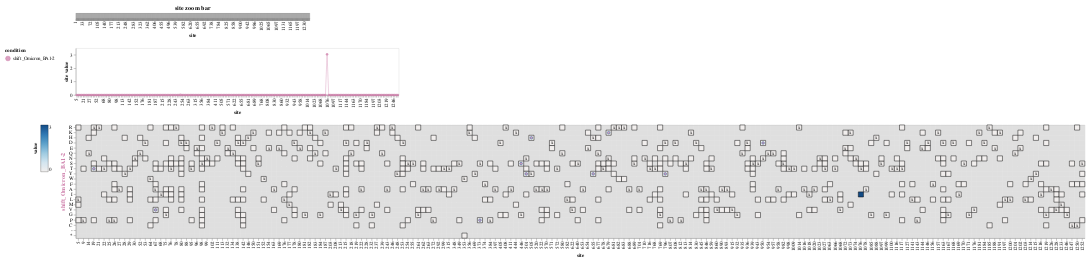

The notebook cell this image was saved under:
### Markdown cell above
Additionally, we offer the ability to interactively visualize a model's shift parameters using the `Model.mut_shift_plot()` method which calls to a modified function from the original `polyclonal.plot.lineplot_and_heatmap()` as seen [here](https://github.com/jbloomlab/polyclonal/blob/92fee4badb14e1db719074f202b4fab374dd0613/polyclonal/plot.py#L263). Currently, the heatmaps place an "X" at the wildtype for the reference sequence only. All non-identical wildtypes are marked with dot, on the respective shifts parameter heatmap, in the respective condition color at the correct wildtype position.

### Code cell
model.mut_param_heatmap()

### Figure 1 — Vega-Lite specification as saved in the notebook (floating-point values rounded to 4 significant figures; data arrays with more than 128 entries replaced by an {"elided": "..."} marker saying what was removed)
{"config": {"view": {"continuousWidth": 300, "continuousHeight": 300}, "axis": {"grid": false, "labelOverlap": "parity"}, "padding": 10}, "vconcat": [{"data": {"name": "data-28f7fd5488df1e98a6bdab15c0ec9d3a"}, "mark": {"type": "rect"}, "encoding": {"color": {"value": "gray"}, "tooltip": [{"field": "site", "type": "quantitative"}], "x": {"field": "site", "sort": {"field": "_stat_site_order", "order": "ascending"}, "type": "ordinal"}}, "height": 11, "name": "view_2", "title": "site zoom bar", "width": 500}, {"layer": [{"mark": {"type": "line", "opacity": 0.7, "size": 1}, "encoding": {"color": {"field": "condition", "legend": {"orient": "left"}, "scale": {"domain": ["shift_Omicron_BA1-2"], "range": ["#CC79A7"]}, "type": "nominal"}, "tooltip": [{"field": "site", "type": "quantitative"}, {"field": "condition", "type": "nominal"}, {"field": "_stat_site_val", "format": ".3g", "title": "site value", "type": "quantitative"}, {"field": "wildtype", "type": "nominal"}, {"field": "wildtype_shift_Omicron_BA1-2", "type": "nominal"}], "x": {"field": "site", "sort": {"field": "_stat_site_order", "order": "ascending"}, "type": "ordinal"}, "y": {"field": "_stat_site_val", "scale": {"zero": true}, "title": "site value", "type": "quantitative"}}, "name": "view_1", "transform": [{"lookup": "site", "from": {"data": {"name": "data-69a3404570eee1cf2ac8dab387934c88"}, "key": "site", "fields": ["wildtype", "wildtype_shift_Omicron_BA1-2", "_stat_site_order"]}}, {"calculate": "max(datum['value'],floor_at_zero['floor'])", "as": "_stat"}, {"joinaggregate": [{"op": "max", "field": "_stat", "as": "_stat_site_max"}], "groupby": ["site"]}, {"filter": "((datum['_stat_site_max'] >= (param_1['cutoff'] - 1e-06)) || (!isNumber(datum['_stat_site_max'])))"}, {"calculate": "(datum.wildtype !== datum.mutant)", "as": "_stat_not_wildtype"}, {"joinaggregate": [{"op": "max", "field": "_stat_not_wildtype", "as": "_stat_site_has_non_wildtype"}], "groupby": ["site"]}, {"filter": "datum['_stat_site_has_non_wildtype']"}, {"filter": {"param": "param_3"}}, {"aggregate": [{"op": "sum", "field": "_stat", "as": "_stat_sum"}, {"op": "mean", "field": "_stat", "as": "_stat_mean"}, {"op": "max", "field": "_stat", "as": "_stat_max"}, {"op": "min", "field": "_stat", "as": "_stat_min"}], "groupby": ["site", "wildtype", "wildtype_shift_Omicron_BA1-2", "_stat_site_order", "condition"]}, {"fold": ["_stat_sum", "_stat_mean", "_stat_max", "_stat_min"], "as": ["_stat_site_stat", "_stat_site_val"]}, {"filter": {"param": "site_stat"}}, {"calculate": "true", "as": "_stat_show_line"}, {"filter": {"param": "param_2"}}]}, {"mark": {"type": "circle", "opacity": 0.7}, "encoding": {"color": {"field": "condition", "legend": {"orient": "left"}, "scale": {"domain": ["shift_Omicron_BA1-2"], "range": ["#CC79A7"]}, "type": "nominal"}, "tooltip": [{"field": "site", "type": "quantitative"}, {"field": "condition", "type": "nominal"}, {"field": "_stat_site_val", "format": ".3g", "title": "site value", "type": "quantitative"}, {"field": "wildtype", "type": "nominal"}, {"field": "wildtype_shift_Omicron_BA1-2", "type": "nominal"}], "x": {"field": "site", "sort": {"field": "_stat_site_order", "order": "ascending"}, "type": "ordinal"}, "y": {"field": "_stat_site_val", "scale": {"zero": true}, "title": "site value", "type": "quantitative"}}, "transform": [{"lookup": "site", "from": {"data": {"name": "data-69a3404570eee1cf2ac8dab387934c88"}, "key": "site", "fields": ["wildtype", "wildtype_shift_Omicron_BA1-2", "_stat_site_order"]}}, {"calculate": "max(datum['value'],floor_at_zero['floor'])", "as": "_stat"}, {"joinaggregate": [{"op": "max", "field": "_stat", "as": "_stat_site_max"}], "groupby": ["site"]}, {"filter": "((datum['_stat_site_max'] >= (param_1['cutoff'] - 1e-06)) || (!isNumber(datum['_stat_site_max'])))"}, {"calculate": "(datum.wildtype !== datum.mutant)", "as": "_stat_not_wildtype"}, {"joinaggregate": [{"op": "max", "field": "_stat_not_wildtype", "as": "_stat_site_has_non_wildtype"}], "groupby": ["site"]}, {"filter": "datum['_stat_site_has_non_wildtype']"}, {"filter": {"param": "param_3"}}, {"aggregate": [{"op": "sum", "field": "_stat", "as": "_stat_sum"}, {"op": "mean", "field": "_stat", "as": "_stat_mean"}, {"op": "max", "field": "_stat", "as": "_stat_max"}, {"op": "min", "field": "_stat", "as": "_stat_min"}], "groupby": ["site", "wildtype", "wildtype_shift_Omicron_BA1-2", "_stat_site_order", "condition"]}, {"fold": ["_stat_sum", "_stat_mean", "_stat_max", "_stat_min"], "as": ["_stat_site_stat", "_stat_site_val"]}, {"filter": {"param": "site_stat"}}]}], "data": {"name": "data-9faf70905cfbf52bd0d55a97f6a51e8a"}, "height": 100, "width": 690}, {"vconcat": [{"layer": [{"mark": {"type": "rect", "color": "gray", "opacity": 0.25}, "encoding": {"x": {"field": "site", "sort": {"field": "_stat_site_order", "order": "ascending"}, "type": "ordinal"}, "y": {"field": "mutant", "scale": {"domain": ["R", "K", "H", "D", "E", "Q", "N", "S", "T", "Y", "W", "F", "A", "I", "L", "M", "V", "G", "P", "C", "-", "*"]}, "sort": ["R", "K", "H", "D", "E", "Q", "N", "S", "T", "Y", "W", "F", "A", "I", "L", "M", "V", "G", "P", "C", "-", "*"], "title": null, "type": "nominal"}}, "name": "view_3", "transform": [{"lookup": "site", "from": {"data": {"name": "data-69a3404570eee1cf2ac8dab387934c88"}, "key": "site", "fields": ["wildtype", "wildtype_shift_Omicron_BA1-2", "_stat_site_order"]}}, {"calculate": "max(datum['value'],floor_at_zero['floor'])", "as": "_stat"}, {"joinaggregate": [{"op": "max", "field": "_stat", "as": "_stat_site_max"}], "groupby": ["site"]}, {"filter": "((datum['_stat_site_max'] >= (param_1['cutoff'] - 1e-06)) || (!isNumber(datum['_stat_site_max'])))"}, {"calculate": "(datum.wildtype !== datum.mutant)", "as": "_stat_not_wildtype"}, {"joinaggregate": [{"op": "max", "field": "_stat_not_wildtype", "as": "_stat_site_has_non_wildtype"}], "groupby": ["site"]}, {"filter": "datum['_stat_site_has_non_wildtype']"}, {"filter": {"param": "param_3"}}, {"filter": "(datum['condition'] === 'shift_Omicron_BA1-2')"}, {"impute": "_stat_dummy", "key": "mutant", "groupby": ["site"], "keyvals": ["R", "K", "H", "D", "E", "Q", "N", "S", "T", "Y", "W", "F", "A", "I", "L", "M", "V", "G", "P", "C", "-", "*"], "value": null}]}, {"mark": {"type": "rect"}, "encoding": {"color": {"field": "_stat", "legend": {"gradientLength": 100, "gradientStrokeColor": "black", "gradientStrokeWidth": 0.5, "orient": "left", "title": "value", "titleOrient": "left"}, "scale": {"domainMax": 3.051, "domainMid": 0, "domainMin": {"expr": "floor_at_zero.floor"}, "nice": false, "scheme": "redblue", "type": "linear", "zero": true}, "type": "quantitative"}, "stroke": {"value": "black"}, "tooltip": [{"field": "site", "type": "nominal"}, {"field": "wildtype", "type": "nominal"}, {"field": "mutant", "type": "nominal"}, {"field": "value", "format": ".3g", "type": "quantitative"}, {"field": "condition", "type": "nominal"}, {"field": "beta", "format": ".3g", "type": "quantitative"}, {"field": "wildtype_shift_Omicron_BA1-2", "type": "nominal"}], "x": {"axis": {"labels": true, "ticks": true, "title": "site"}, "field": "site", "sort": {"field": "_stat_site_order", "order": "ascending"}, "type": "ordinal"}, "y": {"field": "mutant", "scale": {"domain": ["R", "K", "H", "D", "E", "Q", "N", "S", "T", "Y", "W", "F", "A", "I", "L", "M", "V", "G", "P", "C", "-", "*"]}, "sort": ["R", "K", "H", "D", "E", "Q", "N", "S", "T", "Y", "W", "F", "A", "I", "L", "M", "V", "G", "P", "C", "-", "*"], "title": null, "type": "nominal"}}, "title": {"text": "shift_Omicron_BA1-2", "anchor": "middle", "color": "#CC79A7", "orient": "left"}, "transform": [{"lookup": "site", "from": {"data": {"name": "data-69a3404570eee1cf2ac8dab387934c88"}, "key": "site", "fields": ["wildtype", "wildtype_shift_Omicron_BA1-2", "_stat_site_order"]}}, {"calculate": "max(datum['value'],floor_at_zero['floor'])", "as": "_stat"}, {"joinaggregate": [{"op": "max", "field": "_stat", "as": "_stat_site_max"}], "groupby": ["site"]}, {"filter": "((datum['_stat_site_max'] >= (param_1['cutoff'] - 1e-06)) || (!isNumber(datum['_stat_site_max'])))"}, {"calculate": "(datum.wildtype !== datum.mutant)", "as": "_stat_not_wildtype"}, {"joinaggregate": [{"op": "max", "field": "_stat_not_wildtype", "as": "_stat_site_has_non_wildtype"}], "groupby": ["site"]}, {"filter": "datum['_stat_site_has_non_wildtype']"}, {"filter": {"param": "param_3"}}, {"filter": "(datum['condition'] === 'shift_Omicron_BA1-2')"}]}, {"mark": {"type": "text", "color": "black", "text": "x"}, "encoding": {"x": {"field": "site", "sort": {"field": "_stat_site_order", "order": "ascending"}, "type": "ordinal"}, "y": {"field": "mutant", "scale": {"domain": ["R", "K", "H", "D", "E", "Q", "N", "S", "T", "Y", "W", "F", "A", "I", "L", "M", "V", "G", "P", "C", "-", "*"]}, "sort": ["R", "K", "H", "D", "E", "Q", "N", "S", "T", "Y", "W", "F", "A", "I", "L", "M", "V", "G", "P", "C", "-", "*"], "title": null, "type": "nominal"}}, "transform": [{"lookup": "site", "from": {"data": {"name": "data-69a3404570eee1cf2ac8dab387934c88"}, "key": "site", "fields": ["wildtype", "wildtype_shift_Omicron_BA1-2", "_stat_site_order"]}}, {"calculate": "max(datum['value'],floor_at_zero['floor'])", "as": "_stat"}, {"joinaggregate": [{"op": "max", "field": "_stat", "as": "_stat_site_max"}], "groupby": ["site"]}, {"filter": "((datum['_stat_site_max'] >= (param_1['cutoff'] - 1e-06)) || (!isNumber(datum['_stat_site_max'])))"}, {"calculate": "(datum.wildtype !== datum.mutant)", "as": "_stat_not_wildtype"}, {"joinaggregate": [{"op": "max", "field": "_stat_not_wildtype", "as": "_stat_site_has_non_wildtype"}], "groupby": ["site"]}, {"filter": "datum['_stat_site_has_non_wildtype']"}, {"filter": {"param": "param_3"}}, {"filter": "(datum.mutant === datum.wildtype)"}, {"filter": "(datum.wildtype === datum.mutant)"}]}, {"mark": {"type": "point", "fill": "#CC79A7"}, "encoding": {"x": {"field": "site", "sort": {"field": "_stat_site_order", "order": "ascending"}, "type": "ordinal"}, "y": {"field": "mutant", "scale": {"domain": ["R", "K", "H", "D", "E", "Q", "N", "S", "T", "Y", "W", "F", "A", "I", "L", "M", "V", "G", "P", "C", "-", "*"]}, "sort": ["R", "K", "H", "D", "E", "Q", "N", "S", "T", "Y", "W", "F", "A", "I", "L", "M", "V", "G", "P", "C", "-", "*"], "title": null, "type": "nominal"}}, "transform": [{"lookup": "site", "from": {"data": {"name": "data-69a3404570eee1cf2ac8dab387934c88"}, "key": "site", "fields": ["wildtype", "wildtype_shift_Omicron_BA1-2", "_stat_site_order"]}}, {"calculate": "max(datum['value'],floor_at_zero['floor'])", "as": "_stat"}, {"joinaggregate": [{"op": "max", "field": "_stat", "as": "_stat_site_max"}], "groupby": ["site"]}, {"filter": "((datum['_stat_site_max'] >= (param_1['cutoff'] - 1e-06)) || (!isNumber(datum['_stat_site_max'])))"}, {"calculate": "(datum.wildtype !== datum.mutant)", "as": "_stat_not_wildtype"}, {"joinaggregate": [{"op": "max", "field": "_stat_not_wildtype", "as": "_stat_site_has_non_wildtype"}], "groupby": ["site"]}, {"filter": "datum['_stat_site_has_non_wildtype']"}, {"filter": {"param": "param_3"}}, {"filter": "(datum['condition'] === 'shift_Omicron_BA1-2')"}, {"filter": "(datum['wildtype_shift_Omicron_BA1-2'] !== datum.wildtype)"}, {"filter": "(datum['wildtype_shift_Omicron_BA1-2'] === datum.mutant)"}]}], "height": {"step": 11}, "width": {"step": 11}}], "data": {"name": "data-9faf70905cfbf52bd0d55a97f6a51e8a"}, "resolve": {"scale": {"color": "shared", "x": "shared"}}, "spacing": 10}], "params": [{"name": "param_3", "select": {"type": "interval", "encodings": ["x"], "mark": {"stroke": "black", "strokeWidth": 2}}, "views": ["view_2", "view_1", "view_3"]}, {"name": "site_stat", "select": {"type": "point", "fields": ["_stat_site_stat"]}, "bind": {"input": "radio", "options": ["_stat_sum", "_stat_mean", "_stat_max", "_stat_min"], "labels": ["sum", "mean", "max", "min"], "name": "site value statistic"}, "value": [{"_stat_site_stat": "_stat_sum"}], "views": ["view_1"]}, {"name": "param_2", "select": {"type": "point", "fields": ["_stat_show_line"]}, "bind": {"input": "radio", "options": [true, false], "labels": ["yes", "no"], "name": "show line on site plot"}, "value": [{"_stat_show_line": true}], "views": ["view_1"]}, {"name": "floor_at_zero", "select": {"type": "point", "fields": ["floor"]}, "bind": {"input": "radio", "options": [0, 0.0], "labels": ["yes", "no"], "name": "floor value at zero"}, "value": [{"floor": 0.0}], "views": ["view_2", "view_1", "view_3"]}, {"name": "param_1", "select": {"type": "point", "fields": ["cutoff"]}, "bind": {"input": "range", "max": 3.051, "min": 0.0, "name": "minimum max of value at site"}, "value": [{"cutoff": 0.0}], "views": ["view_2", "view_1", "view_3"]}], "resolve": {"scale": {"color": "independent"}}, "$schema": "https://vega.github.io/schema/vega-lite/v5.8.0.json", "datasets": {"data-28f7fd5488df1e98a6bdab15c0ec9d3a": {"elided": "1047 records"}, "data-9faf70905cfbf52bd0d55a97f6a51e8a": {"elided": "1429 records"}, "data-69a3404570eee1cf2ac8dab387934c88": {"elided": "1047 records"}}}
